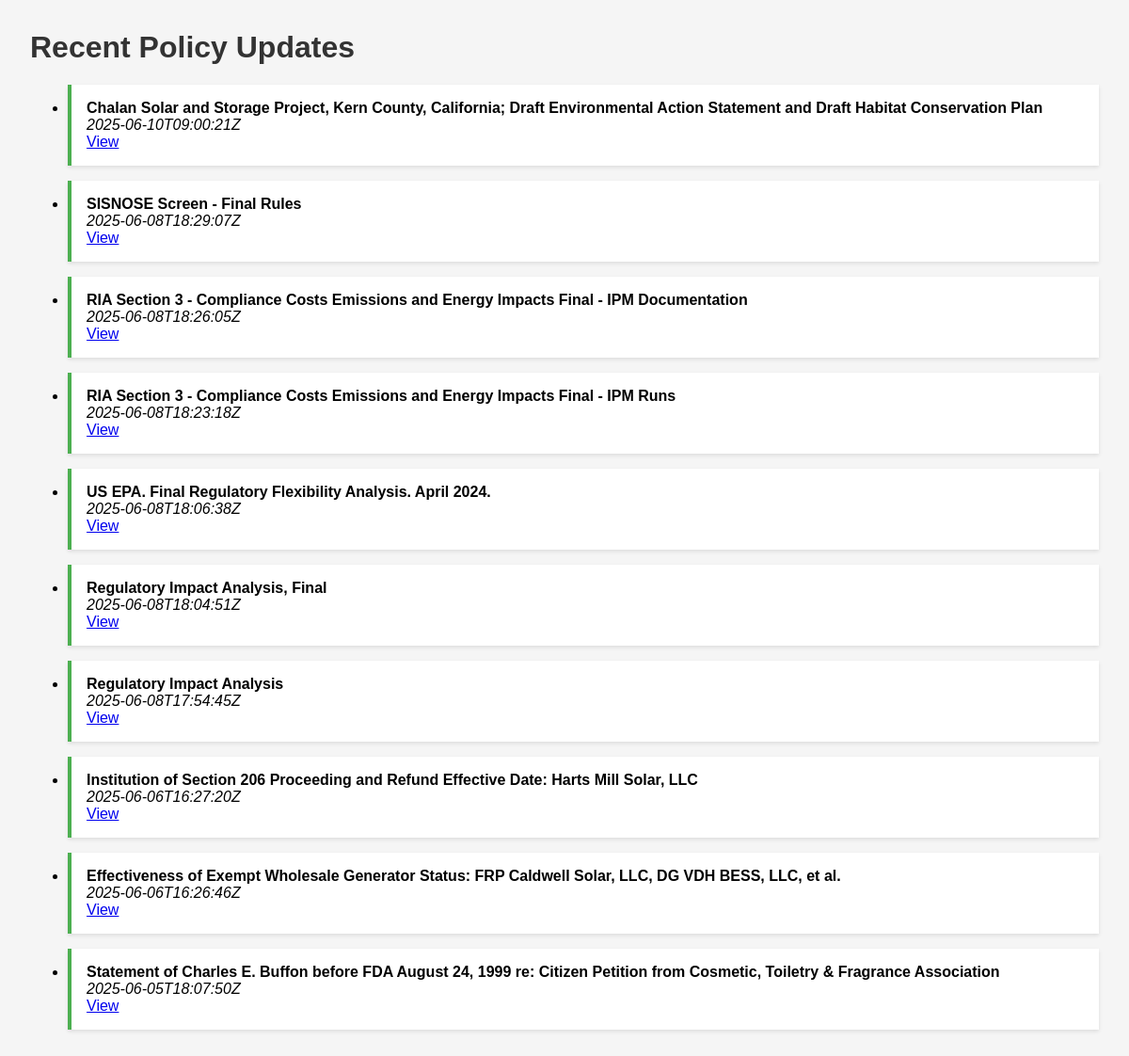
The page / on the database its author committed.
### tables this page shows
CREATE TABLE documents (
    id TEXT PRIMARY KEY,
    title TEXT,
    last_modified TEXT,
    url TEXT
);

### app.py (the view)
@app.route('/')
def index():
    conn = sqlite3.connect("regs.db")
    cur = conn.cursor()
    cur.execute("SELECT title, last_modified, url FROM documents ORDER BY last_modified DESC LIMIT 10")
    docs = cur.fetchall()
    conn.close()
    return render_template("index.html", docs=docs)

### templates/index.html (shortened to what this page needs)
<!DOCTYPE html>
<html lang="en">
<head>
    <link rel="stylesheet" href="{{ url_for('static', filename='style.css') }}">
</head>
<body>
    <h1>Recent Policy Updates</h1>
    <ul>
        {% for title, last_modified, url in docs %}
        <li>
            <strong>{{ title }}</strong><br>
            <em>{{ last_modified }}</em><br>
            <a href="{{ url }}" target="_blank">View</a>
        </li>
        {% endfor %}
    </ul>
</body>
</html>

### static/style.css (style rules this page uses)
body { font-family: Arial, sans-serif; margin: 2rem; background-color: #f5f5f5; }
h1 { color: #333; }
li { background: white; padding: 1rem; margin-bottom: 1rem; border-left: 4px solid #4CAF50; box-shadow: 0 2px 4px rgba(0,0,0,0.1); }

### rows shown on the page
documents: title "Chalan Solar and Storage Project, Kern County, California; Draft Environmental Action Statement and Draft Habitat Conservation Plan", last_modified "2025-06-10T09:00:21Z"
documents: title "SISNOSE Screen - Final Rules", last_modified "2025-06-08T18:29:07Z"
documents: title "RIA Section 3 - Compliance Costs Emissions and Energy Impacts Final - IPM Documentation", last_modified "2025-06-08T18:26:05Z"
documents: title "RIA Section 3 - Compliance Costs Emissions and Energy Impacts Final - IPM Runs", last_modified "2025-06-08T18:23:18Z"
documents: title "US EPA. Final Regulatory Flexibility Analysis. April 2024.", last_modified "2025-06-08T18:06:38Z"
documents: title "Regulatory Impact Analysis, Final", last_modified "2025-06-08T18:04:51Z"
documents: title "Regulatory Impact Analysis", last_modified "2025-06-08T17:54:45Z"
documents: title "Institution of Section 206 Proceeding and Refund Effective Date: Harts Mill Solar, LLC", last_modified "2025-06-06T16:27:20Z"
documents: title "Effectiveness of Exempt Wholesale Generator Status: FRP Caldwell Solar, LLC, DG VDH BESS, LLC, et al.", last_modified "2025-06-06T16:26:46Z"
documents: title "Statement of Charles E. Buffon before FDA August 24, 1999 re: Citizen Petition from Cosmetic, Toiletry & Fragrance Association", last_modified "2025-06-05T18:07:50Z"
